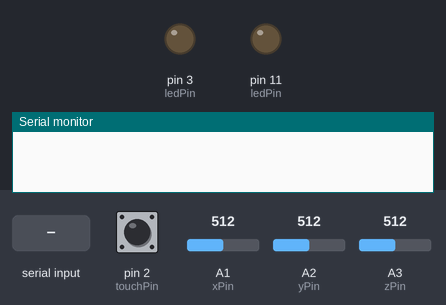
Simulated run of this sketch. Board: Arduino Uno, built with avr-gcc and run on an emulated ATmega328P. On the bench: output pins drawn as LEDs (lit = HIGH), the last lines printed to the serial monitor. The test bench sets the inputs (shaded band); at power-on: pin 2 (touchPin) HIGH, A1 (xPin) = 512, A2 (yPin) = 512, A3 (zPin) = 512. Pins used as bus, display or sensor lines are not drawn.

Above: at 1.2 s.
1.3 s: "x90\n" received over Serial
At 2.3 s:
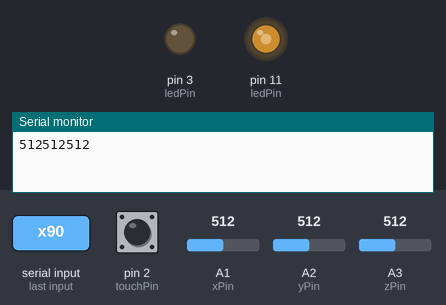
2.9 s: "90,45\n" received over Serial
At 3.6 s:
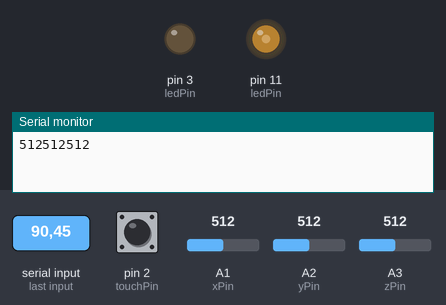
6.1 s: "30,150\n" received over Serial
At 7.3 s:
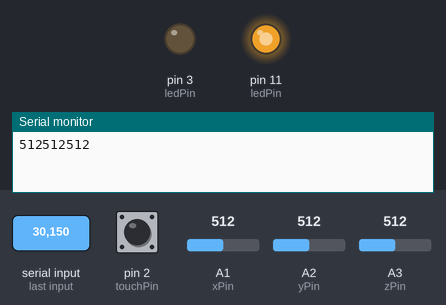
7.7 s: "-\n" received over Serial
At 8.5 s:
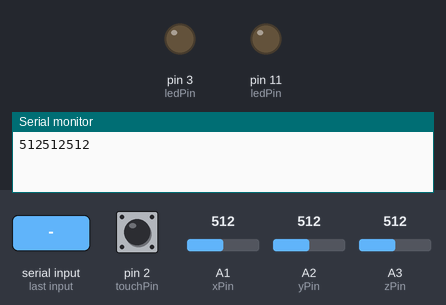
9.2 s: "90\n" received over Serial
At 9.6 s:
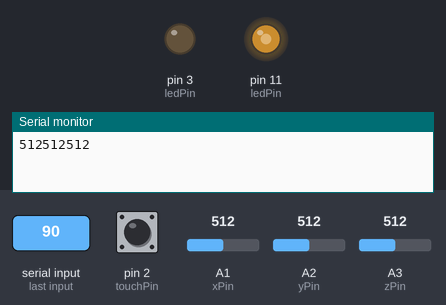
Timing chart, 0 to 11.7 s (numbered marks = the images above; inputs shaded):
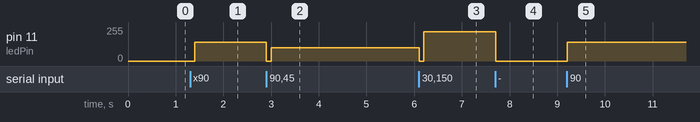

The sketch:

Komunikacija_sa_indikatorom.ino
```cpp
#include <TM1637Display.h>
#include <TimerOne.h>

const int CLK = 9;
const int DIO = 8;

// Naponi izmereni za 3 ose u akcelerometru:
volatile int x = 0;
volatile int y = 0;
volatile int z = 0;

// Stanja:
// 0 - ceka se komanda; 11 - 1. korak kalibracije x ose; 12 - 2. korak kalibracije x ose;
// 21 - 1. korak kalibracije y ose; 22 - 2. korak kalibracije y ose;
// 31 - 1. korak kalibracije z ose; 31 - 2. korak kalibracije z ose; 4 - glavni deo
volatile byte stanje = 0;
const int VCCPin = A0;
const int xPin = A1;
const int yPin = A2;
const int zPin = A3;
const int GNDPin = A4;

int touchPin = 2;
// a je pomocna promenljiva za slanje podataka na serijski port
int a = 0;
volatile byte state = LOW;
String inputString = "";
// ledValue je broj koji oznacava osvetljenost diode (izmedju 0 i 255)
float ledValue = 0;
// decimal je pomocna promenljiva za skladistanje dela ledValue koji se nalazi iza decimalne tacke
float decimal = 0;

int ledPin = 11;
// pointIndicator oznacava da li smo dosli do decimalne tacke prilikom citanja podataka sa serijskog porta
int pointIndicator = 0;
int i = 1;

int NumStep = 0;

TM1637Display display(CLK, DIO);

void setup() {
  Serial.begin(9600);
  Timer1.initialize(100000);
  Timer1.attachInterrupt(timerIsr);

  pinMode(VCCPin, OUTPUT);
  pinMode(GNDPin, OUTPUT);
  digitalWrite(VCCPin, HIGH);
  digitalWrite(GNDPin, LOW);

  display.setBrightness(7);

  pinMode(touchPin, INPUT_PULLUP);
  attachInterrupt(digitalPinToInterrupt(touchPin), kalibracija, RISING);
}

// U loop delu koda salju se podaci na serijski port. U zavisnosti od stanja, zavisi koji napon ce se slati
void loop() {
    String a;
    if (stanje == 1) {
      stanje = 0;
      a = String(x)+String(y)+String(z);
      Serial.println(a);
    }

    delay(100);
}

// Kada se nesto pojavi na serijskom portu, Arduino to cita znak po znak. To moze da bude pozitivan ili negativan broj ili slovo koje oznacava
// u koje stanje ce Arduino da predje
void serialEvent() {
  ledValue = 0;
  decimal = 0;
  i = 1;
  pointIndicator = 0;
  analogWrite(3, 0); // Iskljucujemo diode dok se citaju podaci sa Serial porta
  analogWrite(11, 0);
  while (Serial.available()) {


    int digit = Serial.read();
    if (digit == 'x') {
      stanje = 1;
      break;
    }

    else {
      if (digit == '-') {
        ledPin = 3;
      }
      else if (digit != '\n') {
        if(digit == '.') {
          pointIndicator = 1;
        }
        else {
          digit = digit - 48;
          if (pointIndicator == 0) {
            ledValue = ledValue*10 + digit;
          }
          else {
            decimal = decimal + digit/(pow(10,i));
            i++;
          }
        }
      }
      // Kada dodjemo do kraja broja poslatog sa na serijski port, tu vrednost koristimo
      // da ukljucimo jednu od dve diode sa odredjenim intenzitetom
      else {
        ledValue = (ledValue + decimal)*255/3.14;
        analogWrite(ledPin, ledValue);
        ledPin = 11;
      }
    }

  }
}


// Kalibracija je zapravo prekid povezan sa kapacitivnim senzorom. U trenutku kada
// je pritisnut, ako je Arudino u odgovarajucem stanju, na serijski port bice poslat
// odgovarajuci napon sa pratecom jedinicom, koja ce u Python-u oznacavati da je dati
// broj jedna od vrednosti potrebnih za kalibraciju
void kalibracija() {
  String a;
  a = String(x)+String(y)+String(z)+'1';
  Serial.println(a);
}

// Vrednosti sa akcelerometra se ocitavaju na svaki otkucaj tajmera
void timerIsr() {
  x = analogRead(xPin);
  y = analogRead(yPin);
  z = analogRead(zPin);
}
```

Measured:
- after the input at 1.3 s, pin 11 (ledPin): 0/255 → 140/255 after 0.10 s
- after the input at 2.9 s, pin 11 (ledPin): 140/255 → 0/255 at once, → 99/255 0.10 s later
- after the input at 6.1 s, pin 11 (ledPin): 99/255 → 0/255 at once, → 220/255 0.10 s later
- after the input at 7.7 s, pin 11 (ledPin): 220/255 → 0/255 at once
- after the input at 9.2 s, pin 11 (ledPin): 0/255 → 140/255 at once
